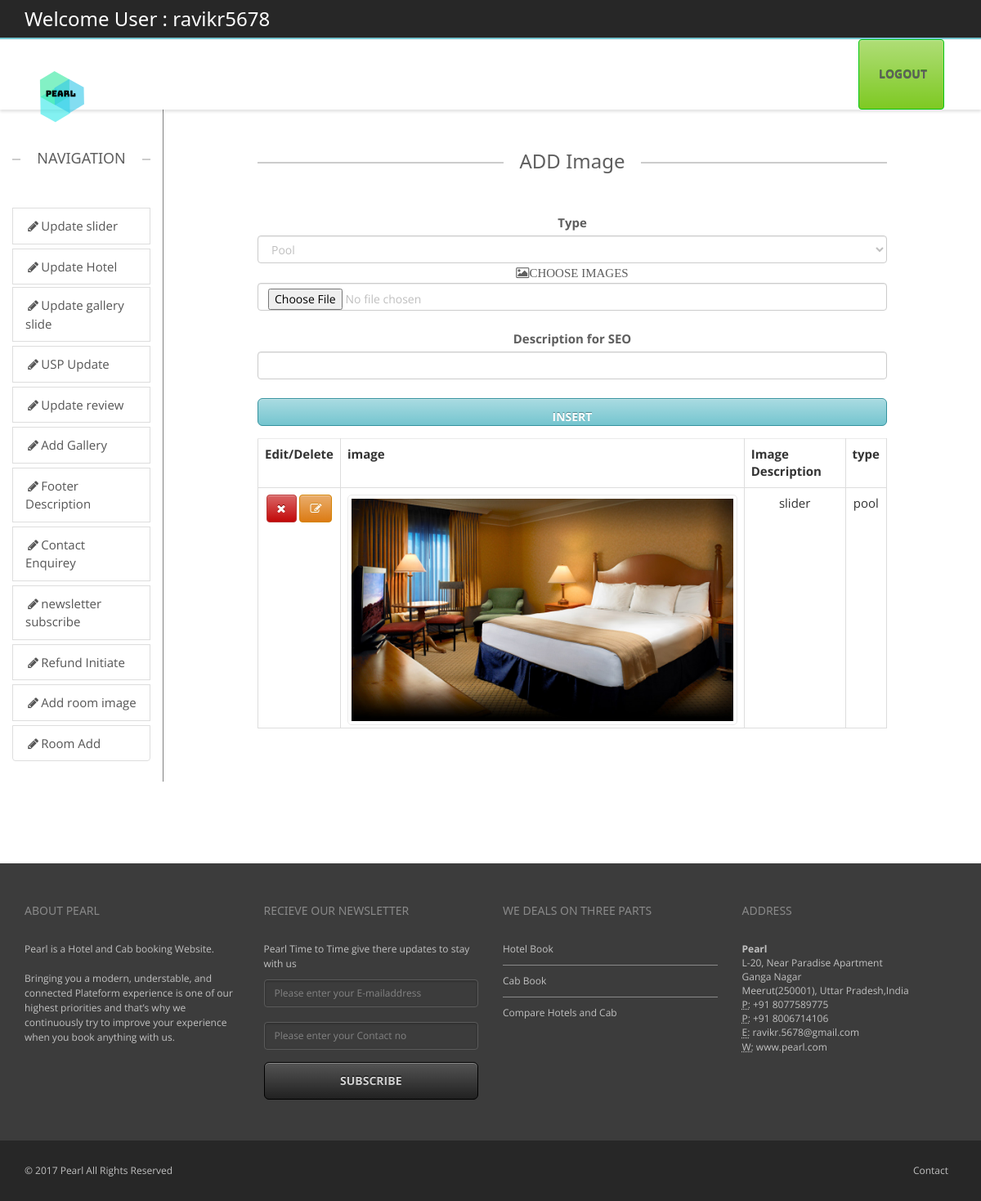
Page /backend/addgallery.php (signed in) on the committed database.
### tables this page shows
CREATE TABLE `galleryimage` (
  `sno` int(11) NOT NULL,
  `type` varchar(100) DEFAULT NULL,
  `image` varchar(500) DEFAULT NULL,
  `imagealt` varchar(200) DEFAULT NULL
);

### public_html/backend/addgallery.php (the view, shortened to what this page needs)
<?php
include("headeradmin.php");
include("navigation.php");?>
        <div class="col-sm-1 ">
        </div>
		<div class="col-sm-8">
        <div class="containe-fluid text-center" >
             <h3 class="lined-heading mt50">
            <span>
            ADD Image
            </span>
        </h3>
        <form action="addgalleryquery.php" class="form-group" method="post" enctype="multipart/form-data" >
        <label for="subject" accesskey="S">Type</label>
            <select name="subject" id="subject" class="form-control">
              <option value="pool">Pool</option>
            </select>
        <label class="fa fa-photo">CHOOSE IMAGES</label><br>
        <input class="form-control" type="file" id="image" name="image" required/><br>
        <label >Description for  SEO</label><br>
        <input class="form-control" type="text" value="" name="imagealt"  /><br>
        <input type="submit" class="form-control btn btn-lg btn-primary" value="insert" />
        </form>
         <table class="table table-hover table-stripped table-bordered">
           <tr>
         <th>Edit/Delete</th> <th>image</th> <th>Image Description</th> <th>type</th>
           </tr>
          <?php
		  include("connect.php");
             $res=mysqli_query($con,"select * from galleryimage")or die(mysqli_error($con));
		     while($row=mysqli_fetch_array($res)){
		  ?>
             <tr>
             <td>
             <a href="updategallery.php?iddelete=<?php echo $row[0];?>" class="btn btn-danger"><span class="fa fa-remove"></span> </a>
             <a href="updategallery.php?idedit=<?php echo $row[0];?>" class="btn btn-warning"><span class="fa fa-edit"></span> </a>
             </td>
             <td>
               <img src="../images/slides/<?php echo $row[2];?>" class="img img-thumbnail" style="col-sm-2" />
             </td>
             <td>
             <?php echo $row[3];?>
             </td>
             <td>
             <?php echo $row[1];?>
             </td>
             </tr>
          <?php }?>
        </table>
		</div>
		</div>
        <div class="col-sm-1">
        </div>
	</div>
</div>
<?php include("footer.php");?>

### public_html/backend/css/theme.css (style rules this page uses)
body { overflow-x: hidden; }
html, html a { -webkit-font-smoothing: antialiased !important; }
h1, h2, h3, h4, h5, h6, .h1, .h2, .h3, .h4, .h5, .h6 { font-family: "Open Sans", "Helvetica Neue", Helvetica, Arial, sans-serif; font-weight: 600; line-height: 1.1; color: #5e5e5e; }
h3, .h3 { font-size: 18px; }
.lined-heading { position: relative; margin-top: 0; margin-bottom: 50px; text-align: center; display: block; }
h1.lined-heading:before, h2.lined-heading:before, h3.lined-heading:before, h4.lined-heading:before, h5.lined-heading:before, h6.lined-heading:before { position: absolute; top: 50%; z-index: 1; display: block; width: 100%; height: 1px; border-top: 2px solid #ccc; content: ""; }
h1.lined-heading span, h2.lined-heading span, h3.lined-heading span, h4.lined-heading span, h5.lined-heading span, h6.lined-heading span { position: relative; z-index: 1; padding: 0 20px; background: #fff; display: inline-block; }
body ,.ui-widget, .revolution-starhotel { font-family: "Open Sans", "Helvetica Neue", Helvetica, Arial, sans-serif !important; font-size: 13px; }
a { text-decoration: none; -webkit-transition: color 0.2s ease-in; -moz-transition: color 0.2s ease-in; -ms-transition: color 0.2s ease-in; -o-transition: color 0.2s ease-in; transition: color 0.2s ease-in; }
.mt50 { margin-top: 50px; }
label { color: #5e5e5e; }
.form-control { color: #bfbfbf; }
.form-control option { color: #5e5e5e; }
.btn { background: -moz-linear-gradient(top, rgba(255,255,255,0.38) 0%, rgba(255,255,255,0) 100%); background: -webkit-gradient(linear, left top, left bottom, color-stop(0%, rgba(255,255,255,0.38)), color-stop(100%, rgba(255,255,255,0))); background: -webkit-linear-gradient(top, rgba(255,255,255,0.38) 0%, rgba(255,255,255,0) 100%); background: -o-linear-gradient(top, rgba(255,255,255,0.38) 0%, rgba(255,255,255,0) 100%); background: -ms-linear-gradient(top, rgba(255,255,255,0.38) 0%, rgba(255,255,255,0) 100%); background: linear-gradient(to bottom, rgba(255,255,255,0.38) 0%, rgba(255,255,255,0) 100%); filter: progid:DXImageTransform.Microsoft.gradient( startColorstr='#61ffffff', endColorstr='#00ffffff', GradientType=0 ); color: #ffffff; -webkit-box-shadow: inset 0 1px 0 0 rgba(255,255,255,0.3); box-shadow: inset 0 1px 0 0 rgba(255,255,255,0.3); -webkit-transition: all 0.1s ease-in; -moz-transition: all 0.1s ease-in; -ms-transition: all 0.1s ease-in; -o-transition: all 0.1s ease-in; transition: all 0.1s ease-in; text-transform: uppercase; font-weight: bold; }
.btn-lg { padding: 13px 18px; font-size: 14px; }
.btn-warning { background-color: #dc7b13; border-color: #d48405; text-shadow: 0 -1px 0 #d29128; }
.btn-danger { background-color: #c20808; border-color: #ba3535; text-shadow: 0 -1px 0 #760202; }
.img-thumbnail { border: 1px solid #ebebeb; -webkit-border-radius: 5px 5px 5px 5px; border-radius: 5px 5px 5px 5px; }
.table > thead > tr > th, .table > tbody > tr > th, .table > tfoot > tr > th, .table > thead > tr > td, .table > tbody > tr > td, .table > tfoot > tr > td { border-top: 1px solid #ebebeb; }

### public_html/backend/css/w3.css (style rules this page uses)
button,hr,input { overflow:visible }
html { box-sizing:border-box;-ms-text-size-adjust:100%;-webkit-text-size-adjust:100%;overflow-x:hidden }
*,:after,:before { box-sizing:inherit }
body { margin:0 }
a { background-color:transparent;-webkit-text-decoration-skip:objects;color:inherit }
img { border-style:none;margin-bottom:-5px }
button,input,select,textarea { font:inherit;margin:0 }
button,select { text-transform:none }
[type=reset],[type=submit],button,html [type=button] { -webkit-appearance:button }
body,html { font-family:Verdana,sans-serif;font-size:15px;line-height:1.5 }
h3 { font-size:24px }
h1,h2,h3,h4,h5,h6 { font-family:"Segoe UI",Arial,sans-serif;font-weight:400;margin:10px 0 }

### public_html/backend/css/colors/turquoise.css (style rules this page uses)
a { color: #75c5cf; }
.btn-primary { background-color: #75c5cf; border-color: #35929e; text-shadow: 0 -1px 0 #50878e; }

### rows in the picture
galleryimage: image (picture), imagealt "slider", type "pool"

### other values in the picture
$_SESSION['login_user'] "ravikr5678"
